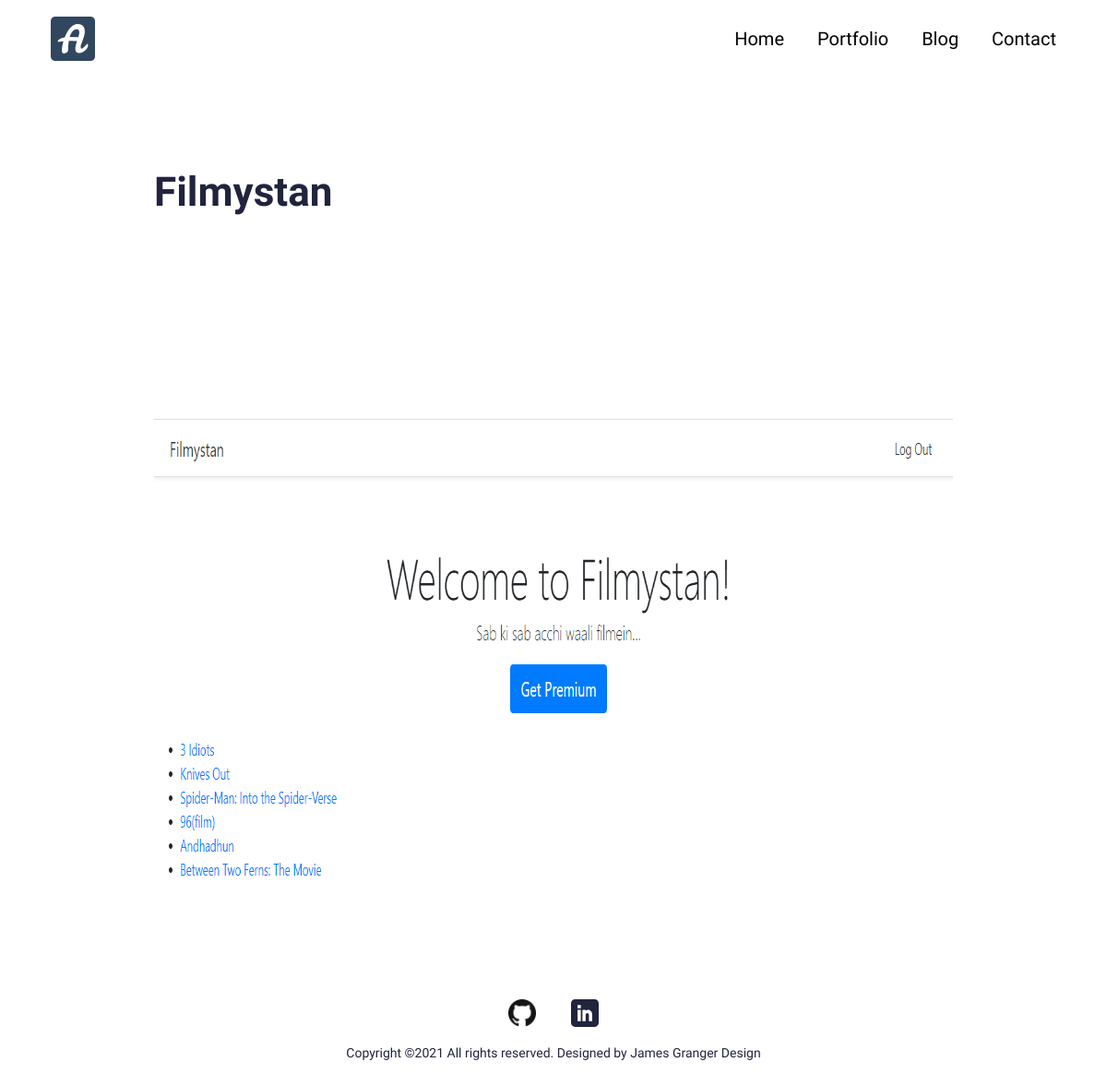
Screenshot of /portfolio/filmystan with the database file from the repository.
### resumeapp/models.py (models this page shows, shortened)
class Portfolio(models.Model):
    class Meta:
        verbose_name_plural = 'Portfolio Profiles'
        verbose_name = 'Portfolio'
        ordering = ["name"]
    date = models.DateTimeField(blank=True, null=True)
    name = models.CharField(max_length=200, blank=True, null=True)
    description = models.CharField(max_length=500, blank=True, null=True)
    body = RichTextField(blank=True, null=True)
    image = models.ImageField(blank=True, null=True, upload_to="portfolio")
    slug = models.SlugField(null=True, blank=True)
    is_active = models.BooleanField(default=True)

### resumeapp/views.py (the view)
# urls.py: path('portfolio/<slug:slug>', views.PortfolioDetailView.as_view(), name="portfolio"),
class PortfolioDetailView(generic.DetailView):
	model = Portfolio
	template_name = "main/portfolio-detail.html"

### resumeproj/context_processors.py (called while the page is built)
def project_context(request):
	context = {
		'me': User.objects.first(),
	}
	return context

### resumeapp/templates/main/portfolio-detail.html (shortened to what this page needs)
{% extends 'main/base.html' %}
{% load static %}
{% block content %}
<section>
  <div class="innerPageBannerCol">
    <div class="container">
      <div class="row g-4 g-md-3  align-items-center">
        <div class="col-md-6">
          <div class="bannerContent">
            <h1 class="xlTitle pb-md-3">{{object.name}}</h1>
          </div>
        </div>
      </div>
    </div>
  </div>
</section>
<section>
  <div class="sectionSpaceSm">
    <div class="container">
      {{object.body|safe}}
    </div>
  </div>
</section>
{%endblock%}

### resumeapp/static/css/style.css (style rules this page uses)
:root { --primaryColor: #9C07B6; --primaryDarkColor: #3D0048; --primaryHoverColor: #900AA8; --secondaryColor: #F9B000; --baseColor: #21243D; --baseFont: 'Heebo', sans-serif; --titleFont: 'Courier Prime', monospace; --regular: 400; --medium: 500; --bold: 700; --black: 900; --lightBg: #F1F1F1; }
html { scroll-behavior: smooth; }
body { font-family: var(--baseFont); color: var(--baseColor); line-height: normal; }
img { max-width: 100%; }
.xlTitle { font-size: 44px; line-height: 1.3; font-weight: var(--bold); font-family: var(--titleFont) }
.sectionSpaceSm { padding: 35px 0; }
.innerPageBannerCol { padding: 180px 0 150px; }
@media (min-width:992px) { .container, .container-lg, .container-md, .container-sm, .container-xl, .container-xxl { max-width: 890px; } }

### rows the page displays
Portfolio: name "Filmystan", body (picture)
